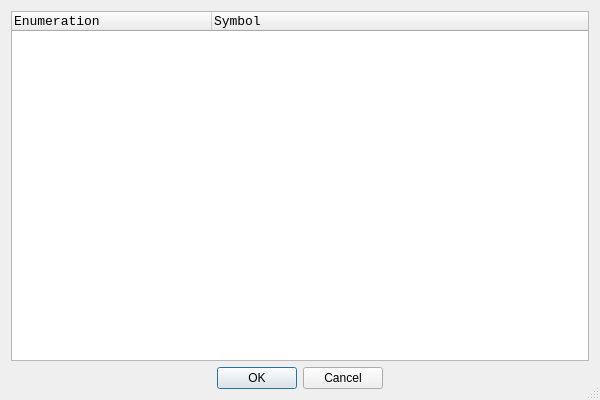
<?xml version="1.0" encoding="UTF-8"?>
<ui version="4.0">
 <class>BitTesterDialog</class>
 <widget class="QDialog" name="BitTesterDialog">
  <property name="geometry">
   <rect>
    <x>0</x>
    <y>0</y>
    <width>600</width>
    <height>400</height>
   </rect>
  </property>
  <property name="windowTitle">
   <string>Apply Enum from Bit Test Value</string>
  </property>
  <property name="sizeGripEnabled">
   <bool>true</bool>
  </property>
  <property name="modal">
   <bool>false</bool>
  </property>
  <layout class="QVBoxLayout" name="verticalLayout_2">
   <item>
    <layout class="QVBoxLayout" name="verticalLayout">
     <property name="sizeConstraint">
      <enum>QLayout::SetMinAndMaxSize</enum>
     </property>
     <item>
      <widget class="QTableWidget" name="tableWidget">
       <property name="enabled">
        <bool>true</bool>
       </property>
       <property name="sizePolicy">
        <sizepolicy hsizetype="Ignored" vsizetype="Ignored">
         <horstretch>0</horstretch>
         <verstretch>1</verstretch>
        </sizepolicy>
       </property>
       <property name="minimumSize">
        <size>
         <width>0</width>
         <height>0</height>
        </size>
       </property>
       <property name="font">
        <font>
         <family>Consolas</family>
         <pointsize>10</pointsize>
        </font>
       </property>
       <property name="cursor" stdset="0">
        <cursorShape>ArrowCursor</cursorShape>
       </property>
       <property name="mouseTracking">
        <bool>false</bool>
       </property>
       <property name="focusPolicy">
        <enum>Qt::ClickFocus</enum>
       </property>
       <property name="autoFillBackground">
        <bool>false</bool>
       </property>
       <property name="editTriggers">
        <set>QAbstractItemView::NoEditTriggers</set>
       </property>
       <property name="tabKeyNavigation">
        <bool>true</bool>
       </property>
       <property name="showDropIndicator" stdset="0">
        <bool>false</bool>
       </property>
       <property name="alternatingRowColors">
        <bool>true</bool>
       </property>
       <property name="selectionMode">
        <enum>QAbstractItemView::SingleSelection</enum>
       </property>
       <property name="selectionBehavior">
        <enum>QAbstractItemView::SelectRows</enum>
       </property>
       <property name="showGrid">
        <bool>false</bool>
       </property>
       <property name="sortingEnabled">
        <bool>true</bool>
       </property>
       <attribute name="horizontalHeaderVisible">
        <bool>true</bool>
       </attribute>
       <attribute name="horizontalHeaderCascadingSectionResizes">
        <bool>true</bool>
       </attribute>
       <attribute name="horizontalHeaderMinimumSectionSize">
        <number>200</number>
       </attribute>
       <attribute name="horizontalHeaderDefaultSectionSize">
        <number>200</number>
       </attribute>
       <attribute name="horizontalHeaderHighlightSections">
        <bool>true</bool>
       </attribute>
       <attribute name="horizontalHeaderShowSortIndicator" stdset="0">
        <bool>true</bool>
       </attribute>
       <attribute name="horizontalHeaderStretchLastSection">
        <bool>true</bool>
       </attribute>
       <attribute name="verticalHeaderVisible">
        <bool>false</bool>
       </attribute>
       <attribute name="verticalHeaderHighlightSections">
        <bool>true</bool>
       </attribute>
       <attribute name="verticalHeaderStretchLastSection">
        <bool>false</bool>
       </attribute>
       <column>
        <property name="text">
         <string>Enumeration</string>
        </property>
        <property name="font">
         <font>
          <family>Consolas</family>
          <pointsize>10</pointsize>
         </font>
        </property>
        <property name="textAlignment">
         <set>AlignLeading|AlignVCenter</set>
        </property>
       </column>
       <column>
        <property name="text">
         <string>Symbol</string>
        </property>
        <property name="font">
         <font>
          <family>Consolas</family>
          <pointsize>10</pointsize>
         </font>
        </property>
        <property name="textAlignment">
         <set>AlignLeading|AlignVCenter</set>
        </property>
       </column>
      </widget>
     </item>
     <item>
      <widget class="QDialogButtonBox" name="buttonBox">
       <property name="enabled">
        <bool>true</bool>
       </property>
       <property name="sizePolicy">
        <sizepolicy hsizetype="Minimum" vsizetype="Minimum">
         <horstretch>0</horstretch>
         <verstretch>0</verstretch>
        </sizepolicy>
       </property>
       <property name="layoutDirection">
        <enum>Qt::LeftToRight</enum>
       </property>
       <property name="autoFillBackground">
        <bool>false</bool>
       </property>
       <property name="orientation">
        <enum>Qt::Horizontal</enum>
       </property>
       <property name="standardButtons">
        <set>QDialogButtonBox::Cancel|QDialogButtonBox::Ok</set>
       </property>
       <property name="centerButtons">
        <bool>true</bool>
       </property>
      </widget>
     </item>
    </layout>
   </item>
  </layout>
 </widget>
 <resources/>
 <connections>
  <connection>
   <sender>buttonBox</sender>
   <signal>accepted()</signal>
   <receiver>BitTesterDialog</receiver>
   <slot>accept()</slot>
   <hints>
    <hint type="sourcelabel">
     <x>258</x>
     <y>414</y>
    </hint>
    <hint type="destinationlabel">
     <x>157</x>
     <y>274</y>
    </hint>
   </hints>
  </connection>
  <connection>
   <sender>buttonBox</sender>
   <signal>rejected()</signal>
   <receiver>BitTesterDialog</receiver>
   <slot>reject()</slot>
   <hints>
    <hint type="sourcelabel">
     <x>326</x>
     <y>414</y>
    </hint>
    <hint type="destinationlabel">
     <x>286</x>
     <y>274</y>
    </hint>
   </hints>
  </connection>
  <connection>
   <sender>tableWidget</sender>
   <signal>cellClicked(int,int)</signal>
   <receiver>tableWidget</receiver>
   <slot>selectRow(int)</slot>
   <hints>
    <hint type="sourcelabel">
     <x>188</x>
     <y>104</y>
    </hint>
    <hint type="destinationlabel">
     <x>299</x>
     <y>185</y>
    </hint>
   </hints>
  </connection>
  <connection>
   <sender>tableWidget</sender>
   <signal>cellDoubleClicked(int,int)</signal>
   <receiver>BitTesterDialog</receiver>
   <slot>accept()</slot>
   <hints>
    <hint type="sourcelabel">
     <x>299</x>
     <y>185</y>
    </hint>
    <hint type="destinationlabel">
     <x>299</x>
     <y>199</y>
    </hint>
   </hints>
  </connection>
 </connections>
</ui>
